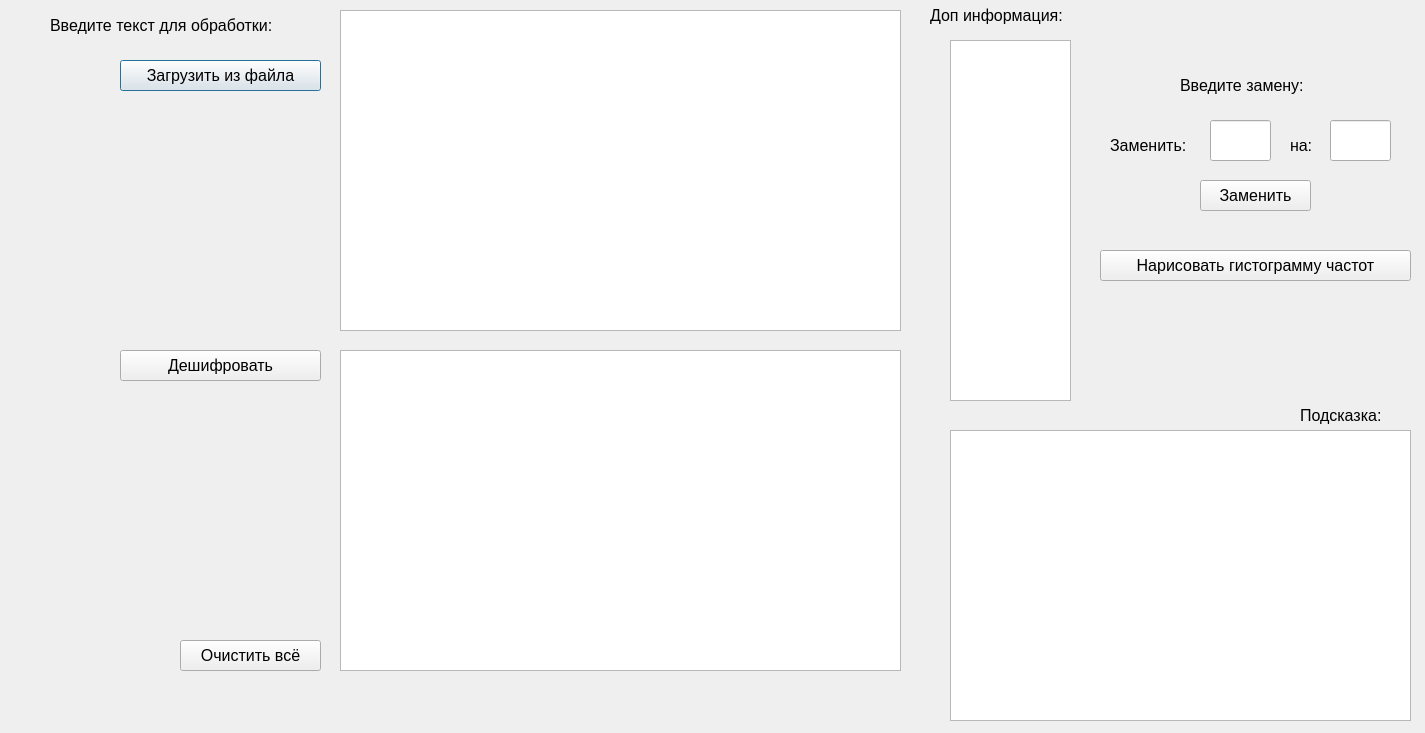
<?xml version="1.0" encoding="UTF-8"?>
<ui version="4.0">
 <class>Dialog14</class>
 <widget class="QDialog" name="Dialog14">
  <property name="geometry">
   <rect>
    <x>0</x>
    <y>0</y>
    <width>1425</width>
    <height>733</height>
   </rect>
  </property>
  <property name="minimumSize">
   <size>
    <width>1425</width>
    <height>733</height>
   </size>
  </property>
  <property name="maximumSize">
   <size>
    <width>1425</width>
    <height>733</height>
   </size>
  </property>
  <property name="windowTitle">
   <string>Частотный криптоанализ</string>
  </property>
  <widget class="QPushButton" name="down_file">
   <property name="geometry">
    <rect>
     <x>120</x>
     <y>60</y>
     <width>201</width>
     <height>31</height>
    </rect>
   </property>
   <property name="font">
    <font>
     <family>Arial</family>
     <pointsize>12</pointsize>
    </font>
   </property>
   <property name="text">
    <string>Загрузить из файла</string>
   </property>
  </widget>
  <widget class="QPushButton" name="but_clear">
   <property name="geometry">
    <rect>
     <x>180</x>
     <y>640</y>
     <width>141</width>
     <height>31</height>
    </rect>
   </property>
   <property name="font">
    <font>
     <family>Arial</family>
     <pointsize>12</pointsize>
    </font>
   </property>
   <property name="text">
    <string>Очистить всё</string>
   </property>
  </widget>
  <widget class="QPlainTextEdit" name="dop_inf">
   <property name="geometry">
    <rect>
     <x>950</x>
     <y>40</y>
     <width>121</width>
     <height>361</height>
    </rect>
   </property>
   <property name="font">
    <font>
     <family>Arial</family>
     <pointsize>12</pointsize>
    </font>
   </property>
   <property name="readOnly">
    <bool>true</bool>
   </property>
  </widget>
  <widget class="QLabel" name="label_2">
   <property name="geometry">
    <rect>
     <x>50</x>
     <y>10</y>
     <width>281</width>
     <height>31</height>
    </rect>
   </property>
   <property name="font">
    <font>
     <family>Arial</family>
     <pointsize>12</pointsize>
    </font>
   </property>
   <property name="text">
    <string>Введите текст для обработки:</string>
   </property>
  </widget>
  <widget class="QPlainTextEdit" name="rez_decr">
   <property name="enabled">
    <bool>true</bool>
   </property>
   <property name="geometry">
    <rect>
     <x>340</x>
     <y>350</y>
     <width>561</width>
     <height>321</height>
    </rect>
   </property>
   <property name="font">
    <font>
     <family>Arial</family>
     <pointsize>12</pointsize>
    </font>
   </property>
   <property name="readOnly">
    <bool>true</bool>
   </property>
  </widget>
  <widget class="QLabel" name="label_4">
   <property name="geometry">
    <rect>
     <x>930</x>
     <y>-10</y>
     <width>161</width>
     <height>51</height>
    </rect>
   </property>
   <property name="font">
    <font>
     <family>Arial</family>
     <pointsize>12</pointsize>
    </font>
   </property>
   <property name="text">
    <string>Доп информация:</string>
   </property>
  </widget>
  <widget class="QPlainTextEdit" name="slova">
   <property name="geometry">
    <rect>
     <x>340</x>
     <y>10</y>
     <width>561</width>
     <height>321</height>
    </rect>
   </property>
   <property name="font">
    <font>
     <family>Arial</family>
     <pointsize>12</pointsize>
    </font>
   </property>
  </widget>
  <widget class="QPushButton" name="but_decr">
   <property name="geometry">
    <rect>
     <x>120</x>
     <y>350</y>
     <width>201</width>
     <height>31</height>
    </rect>
   </property>
   <property name="font">
    <font>
     <family>Arial</family>
     <pointsize>12</pointsize>
    </font>
   </property>
   <property name="text">
    <string>Дешифровать</string>
   </property>
  </widget>
  <widget class="QPushButton" name="btn_change">
   <property name="geometry">
    <rect>
     <x>1200</x>
     <y>180</y>
     <width>111</width>
     <height>31</height>
    </rect>
   </property>
   <property name="font">
    <font>
     <family>Arial</family>
     <pointsize>12</pointsize>
    </font>
   </property>
   <property name="text">
    <string>Заменить</string>
   </property>
  </widget>
  <widget class="QLabel" name="label_5">
   <property name="geometry">
    <rect>
     <x>1180</x>
     <y>70</y>
     <width>171</width>
     <height>31</height>
    </rect>
   </property>
   <property name="font">
    <font>
     <family>Arial</family>
     <pointsize>12</pointsize>
    </font>
   </property>
   <property name="text">
    <string>Введите замену:</string>
   </property>
  </widget>
  <widget class="QLabel" name="label_6">
   <property name="geometry">
    <rect>
     <x>1110</x>
     <y>130</y>
     <width>101</width>
     <height>31</height>
    </rect>
   </property>
   <property name="font">
    <font>
     <family>Arial</family>
     <pointsize>12</pointsize>
    </font>
   </property>
   <property name="text">
    <string>Заменить:</string>
   </property>
  </widget>
  <widget class="QLabel" name="label_7">
   <property name="geometry">
    <rect>
     <x>1290</x>
     <y>130</y>
     <width>41</width>
     <height>31</height>
    </rect>
   </property>
   <property name="font">
    <font>
     <family>Arial</family>
     <pointsize>12</pointsize>
    </font>
   </property>
   <property name="text">
    <string>на:</string>
   </property>
  </widget>
  <widget class="QLineEdit" name="symb1">
   <property name="geometry">
    <rect>
     <x>1210</x>
     <y>120</y>
     <width>61</width>
     <height>41</height>
    </rect>
   </property>
   <property name="font">
    <font>
     <family>Arial</family>
     <pointsize>12</pointsize>
    </font>
   </property>
  </widget>
  <widget class="QLineEdit" name="symb2">
   <property name="geometry">
    <rect>
     <x>1330</x>
     <y>120</y>
     <width>61</width>
     <height>41</height>
    </rect>
   </property>
   <property name="font">
    <font>
     <family>Arial</family>
     <pointsize>12</pointsize>
    </font>
   </property>
  </widget>
  <widget class="QPushButton" name="btn_gist">
   <property name="geometry">
    <rect>
     <x>1100</x>
     <y>250</y>
     <width>311</width>
     <height>31</height>
    </rect>
   </property>
   <property name="font">
    <font>
     <family>Arial</family>
     <pointsize>12</pointsize>
    </font>
   </property>
   <property name="text">
    <string>Нарисовать гистограмму частот</string>
   </property>
  </widget>
  <widget class="QLabel" name="label_8">
   <property name="geometry">
    <rect>
     <x>1300</x>
     <y>400</y>
     <width>111</width>
     <height>31</height>
    </rect>
   </property>
   <property name="font">
    <font>
     <family>Arial</family>
     <pointsize>12</pointsize>
    </font>
   </property>
   <property name="text">
    <string>Подсказка:</string>
   </property>
  </widget>
  <widget class="QPlainTextEdit" name="podskazka">
   <property name="geometry">
    <rect>
     <x>950</x>
     <y>430</y>
     <width>461</width>
     <height>291</height>
    </rect>
   </property>
   <property name="font">
    <font>
     <family>Arial</family>
     <pointsize>12</pointsize>
    </font>
   </property>
   <property name="readOnly">
    <bool>true</bool>
   </property>
  </widget>
 </widget>
 <resources/>
 <connections/>
</ui>
